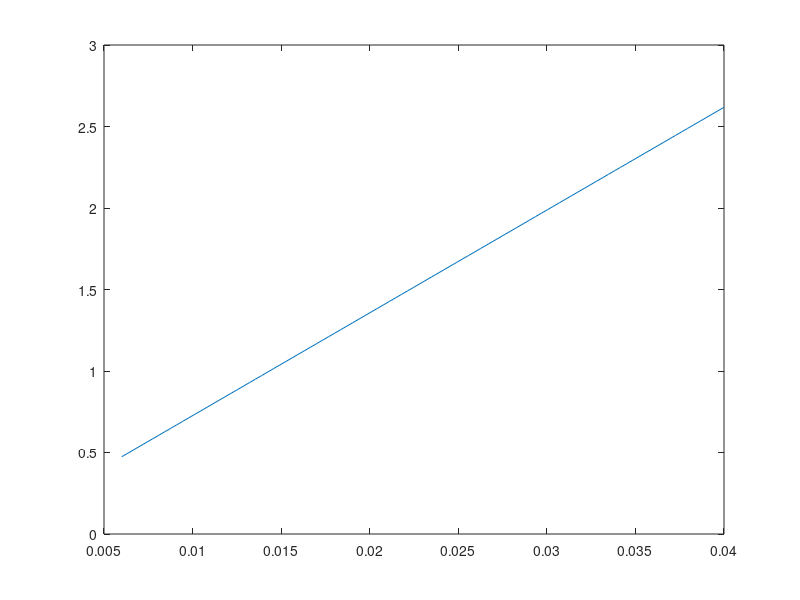

This chart was generated by the following MATLAB code:
x = 1010
%{

.006 -> 1.1937
.010 -> 1.8946

x = [.006 .010];
y = [1.1937 1.8946];
c = polyfit(x,y,1)
c
polyval(c,x)
pnts = linspace(.006,.010,100);
plot(pnts,polyval(c, pnts))

best = 8.895e-3

%}
x = [.004 .0190]
y = [.34782 1.2937]

c = polyfit(x,y,1)
pnts = linspace(.006,.040,100);
plot(pnts,polyval(c, pnts))

%}
